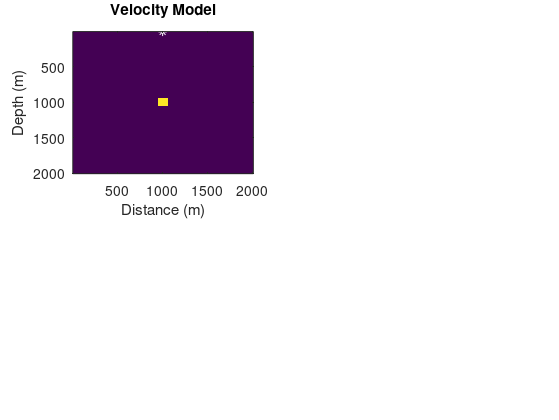

The MATLAB source for this figure: (Note: this script raises an error after producing the figure.)
% MAINRTMTIMECPMLFOR2DAW simulates Kirchoff migration and reverse time
% migration (RTM) with 2-d acoustic wave in time domain with absorbing
% boundary condition (ABC) called Nonsplit Convolutional-PML (CPML)
%
% This matlab source file is free for use in academic research.
% All rights reserved.
%
% Originally written by
% Stuart Kozola for Large Data in MATLAB: A Seismic Data Processing Case Study
% http://www.mathworks.com/matlabcentral/fileexchange/30585-large-data-in-matlab--a-seismic-data-processing-case-study
% The MathWorks Inc., 03/2011
% Modified by
% Lingchen Zhu (zhulingchen@gmail.com), Entao Liu (liuentao@gmail.com)
% Center for Signal and Information Processing, Center for Energy & Geo Processing
% Georgia Institute of Technology

close all;
clear;
clc;
%% MicroSeismic Time reversal Example - Layer Cake Model
% in time domain
% modified by Entao Liu
% support arbitrary / random microseismic and receiver positions
% support Nonsplit Convolutional-PML (CPML)
EPSILON = 1e-3;


%% Data source
% This example is derived from Gerard Schuster's
% <http://utam.gg.utah.edu/Inter.LAB1/CH2.lab/lab.mig.pre/lab.html MATLAB
% example> and book <http://www.cambridge.org/gb/knowledge/isbn/item2327397/?site_locale=en_GB
% Seismic Interferometry>
%
addpath(genpath('./modelData'));
addpath(genpath('./src'));


%% Read in velocity model data and plot it
velocityModel = 2500 * ones(200, 200);
[nz, nx] = size(velocityModel);
velocityModel(round(nz/2)-5:round(nz/2)+5, round(nx/2)-5:round(nx/2)+5) = 5000; % scatter point

dx = 10;
dz = 10;
x = (1:nx) * dx;
z = (1:nz) * dz;

nBoundary = 20;

% grids and positions of shot array
shotz = [10];
shotx = [1000];
if (length(shotz) ~= length(shotx))
    error('The length of z-axis coordinate list and x-axis coordinate list should be the same!');
end

% grids and positions of receiver array
recArrType = 'uniform';
idxRecArrLeft = 1;
idxRecArrRight = nx;
nRecs = nx;
if (strcmpi(recArrType, 'uniform'))
    xRecGrid = (idxRecArrLeft:ceil((idxRecArrRight - idxRecArrLeft + 1)/nRecs):idxRecArrRight);
elseif (strcmpi(recArrType, 'random'))
    xRecGrid = (idxRecArrLeft:idxRecArrRight);
    xRecGrid = sort(xRecGrid(randperm(idxRecArrRight - idxRecArrLeft + 1, nRecs)));
else
    error('Receiver array deployment type error!');
end
xRec = xRecGrid * dx;


% plot the velocity model
hFig = figure;
set(hFig, 'PaperPositionMode', 'auto');
figPos = get(hFig, 'Position');
set(hFig, 'Position', figPos + [0, 0, 0, ~mod(figPos(end), 2)]);

subplot(2,2,1);
imagesc(x, z, velocityModel)
xlabel('Distance (m)'); ylabel('Depth (m)');
title('Velocity Model');
hold on;
hShotPos = plot(shotx, shotz, 'w*');
hold off;
colormap(seismic);


%% Create shot gathers
% Use the velocity model to simulate a seismic survey.  The wave equations
% is solved using finite differences with a continuous source function
vmin = min(velocityModel(:));
vmax = max(velocityModel(:));

% calculate time step dt from stability crierion for finite difference
% solution of the wave equation.
dt = 0.75*(dz/vmax/sqrt(2));

% determine time samples nt from wave travelime to depth and back to
% surface
nt = round(0.5*(sqrt((dx*nx)^2 + (dz*nz)^2)*2/vmin/dt + 1));
t  = (0:nt-1).*dt;

% add region around model for applying absorbing boundary conditions
V = extBoundary(velocityModel, nBoundary, 2);


% number of approximation order for differentiator operator
nDiffOrder = 2;

% Define frequency parameter for ricker wavelet
f = 25;


%% Generate shots and save to file and video

figure(hFig);
colormap(seismic); %bone

filenameVideo = './videos/MSforward_scatterPoint.mp4';
if ~exist(filenameVideo, 'file')
    objVideoModelShots = VideoWriter(filenameVideo, 'MPEG-4');
    open(objVideoModelShots);
end

% generate shot signal
rw1dTime = zeros(1, nt);
for ifreq = 1:length(f)
    rw1dTime = rw1dTime + 0.1*ricker(f(ifreq), nt, dt);
end

% generate shot signal
source = zeros([size(V), nt]);
% source(1, xs, 1) = 1; % impulse input
for is = 1:length(shotz)
    source(shotz(is)/dz, shotx(is)/dx+nBoundary, :) = reshape(rw1dTime, 1, 1, nt);
end

% generate shot record
tic;
[dataTrue, snapshotTrue] = fwdTimeCpmlFor2dAw(V, source, nDiffOrder, nBoundary, dz, dx, dt);
timeForward = toc;
fprintf('Generate Forward Timing Record. elapsed time = %fs\n', timeForward);

filenameDataTrue = sprintf('./modelData/scatterPointModelData/dataTrue.mat');
filenameSnapshotTrue = sprintf('./modelData/scatterPointModelData/snapshotTrue.mat');

if ~exist(filenameDataTrue, 'file')
    save(filenameDataTrue, 'dataTrue', '-v7.3');
end

if ~exist(filenameSnapshotTrue, 'file')
    save(filenameSnapshotTrue, 'snapshotTrue', '-v7.3');
end

dataTrue = dataTrue(nBoundary+1:end-nBoundary,:)';

for it = 1:nt
    % plot shot function
    subplot(2,2,2);
    plot([1:nt], rw1dTime); hold on;
    plot(it, rw1dTime(it), 'r*'); hold off;
    xlim([1, nt]);
    xlabel('Time'); ylabel('Amplitude');
    title(sprintf('Input source waveform'));

    % plot shot record evolution (true)
    ds = zeros(nt, nx);
    ds(1:it, :) = dataTrue(1:it, :);
    subplot(2,2,3)
    imagesc(x, t, ds)
    xlabel('Distance (m)'), ylabel('Time (s)')
    title('Shot Record (True)')
    caxis([-0.1 0.1])

    % plot wave propagation (true)
    subplot(2,2,4)
    imagesc(x, z, snapshotTrue(1:end-nBoundary, nBoundary+1:end-nBoundary, it))
    xlabel('Distance (m)'), ylabel('Depth (m)')
    title(sprintf('Wave Propagation (True) t = %.3f', t(it)));
    hold on;
    hShotPos = plot(shotx, shotz, 'w*');
    hold off;
    caxis([-0.14 1])

    if exist('objVideoModelShots', 'var')
        writeVideo(objVideoModelShots, im2frame(hardcopy(hFig, '-dzbuffer', '-r0')));
    end
    drawnow;
end %shot loop

if exist('objVideoModelShots', 'var')
    close(objVideoModelShots);
end

%% Time Reversal

filenameVideo = './videos/MSreverse_scatterPoint.mp4';
if ~exist(filenameVideo, 'file')
    objVideoModelReverse = VideoWriter(filenameVideo, 'MPEG-4');
    open(objVideoModelReverse);
end

load('./modelData/scatterPointModelData/dataTrue.mat'); % dataTrue

noisyDataTrue = dataTrue;

for i=1:nRecs
    noisyDataTrue(i+nBoundary,:) = awgn(dataTrue(i+nBoundary,:), 1000, 'measured');
end

tic;
[~, rtmsnapshot] = rvsTimeCpmlFor2dAw(V, noisyDataTrue, nDiffOrder, nBoundary, dz, dx, dt);
timeRT = toc;
fprintf('Generate Reverse Time Record, elapsed time = %fs\n', timeRT);

filenameRTMSnapshot = sprintf('./modelData/scatterPointModelData/rtmsnapshot.mat');

if ~exist(filenameRTMSnapshot, 'file')
    save(filenameRTMSnapshot, 'rtmsnapshot', '-v7.3');
end

noisyDataTrue = noisyDataTrue(nBoundary+1:end-nBoundary,:)';

for it = nt:-1:20

    subplot(2,2,3)
    imagesc(x, t, noisyDataTrue); hold on;
    plot(x, t(it), 'b-', 'LineWidth', 2); hold off;
    xlabel('Distance (m)'), ylabel('Time (s)')
    title('Shot Record (True)')
    caxis([-0.1 0.1])

    subplot(2,2,4)
    imagesc(x, z, rtmsnapshot(1:end-nBoundary, nBoundary+1:end-nBoundary, it))
    xlabel('Distance (m)'), ylabel('Depth (m)')
    title(sprintf('Wave Propagation (True) t = %.3f', t(it)));
    hold on;
    hShotPos = plot(shotx, shotz, 'w*');
    hold off;
    % caxis([-0.14 1])

    if exist('objVideoModelReverse', 'var')
        writeVideo(objVideoModelReverse, im2frame(hardcopy(hFig, '-dzbuffer', '-r0')));
    end
    drawnow
end

if exist('objVideoModelReverse', 'var')
    close(objVideoModelReverse);
end

%% Reverse Time Migration (RTM)

load('./modelData/scatterPointModelData/snapshotTrue.mat');
load('./modelData/scatterPointModelData/rtmsnapshot.mat');

filenameVideo = './videos/MSrtm_scatterPoint.mp4';
if ~exist(filenameVideo, 'file')
    objVideoRtm = VideoWriter(filenameVideo, 'MPEG-4');
    open(objVideoRtm);
end

hFig = figure;
set(hFig, 'PaperPositionMode', 'auto');

M = 0;
s2 = EPSILON;
for it = 1:nt
    M = snapshotTrue(:, :, it) .* rtmsnapshot(:, :, it) + M;
    s2 = snapshotTrue(:, :, it).^2 + s2;
    
    subplot(2, 2, 1);
    imagesc(x, z, snapshotTrue(1:end-nBoundary, nBoundary+1:end-nBoundary, it));
    xlabel('Distance (m)'), ylabel('Depth (m)');
    title('Forward wave propagation');
    colorbar;
    
    subplot(2, 2, 2);
    imagesc(x, z, rtmsnapshot(1:end-nBoundary, nBoundary+1:end-nBoundary, it));
    xlabel('Distance (m)'), ylabel('Depth (m)');
    title('Reverse wave propagation');
    colorbar;
    
    subplot(2, 2, 3);
    imagesc(x, z, snapshotTrue(1:end-nBoundary, nBoundary+1:end-nBoundary, it) .* rtmsnapshot(1:end-nBoundary, nBoundary+1:end-nBoundary, it));
    xlabel('Distance (m)'), ylabel('Depth (m)');
    title('Instant correlation');
    colorbar;
    
    subplot(2, 2, 4);
    imagesc(x, z, M(1:end-nBoundary, nBoundary+1:end-nBoundary) ./ s2(1:end-nBoundary, nBoundary+1:end-nBoundary));
    xlabel('Distance (m)'), ylabel('Depth (m)');
    title('Reverse time migration');
    colorbar;
    
    if exist('objVideoRtm', 'var')
        writeVideo(objVideoRtm, im2frame(hardcopy(hFig, '-dzbuffer', '-r0')));
    end
    drawnow
    
%     if (mod(it, 50) == 0)
%         fprintf('it = %d\n', it);
%     end
end

if exist('objVideoRtm', 'var')
    close(objVideoRtm);
end